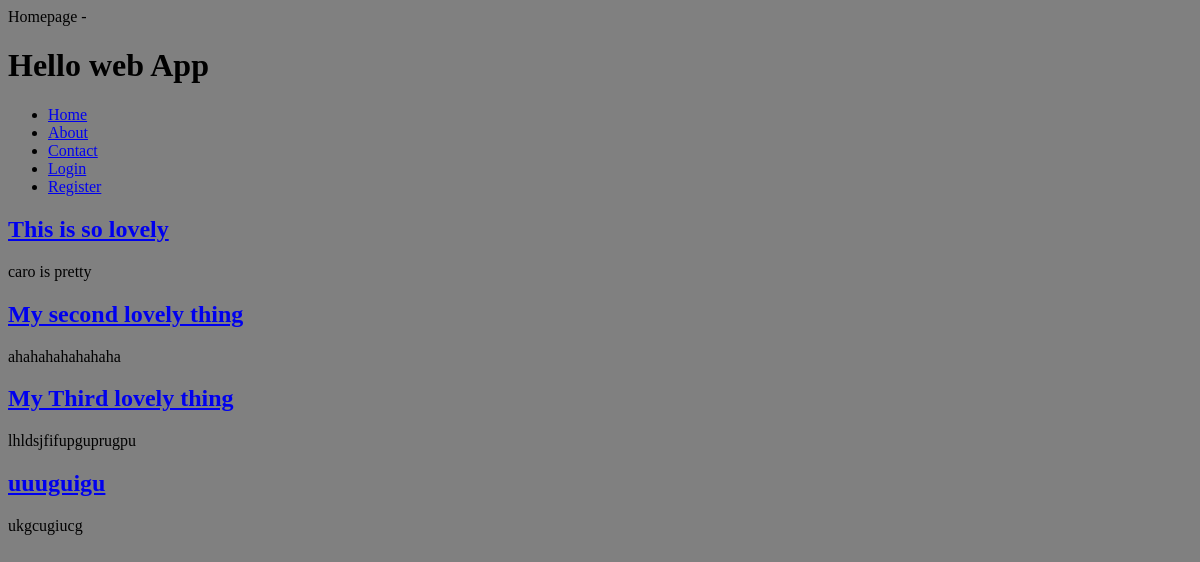
Before: / with the older database file.
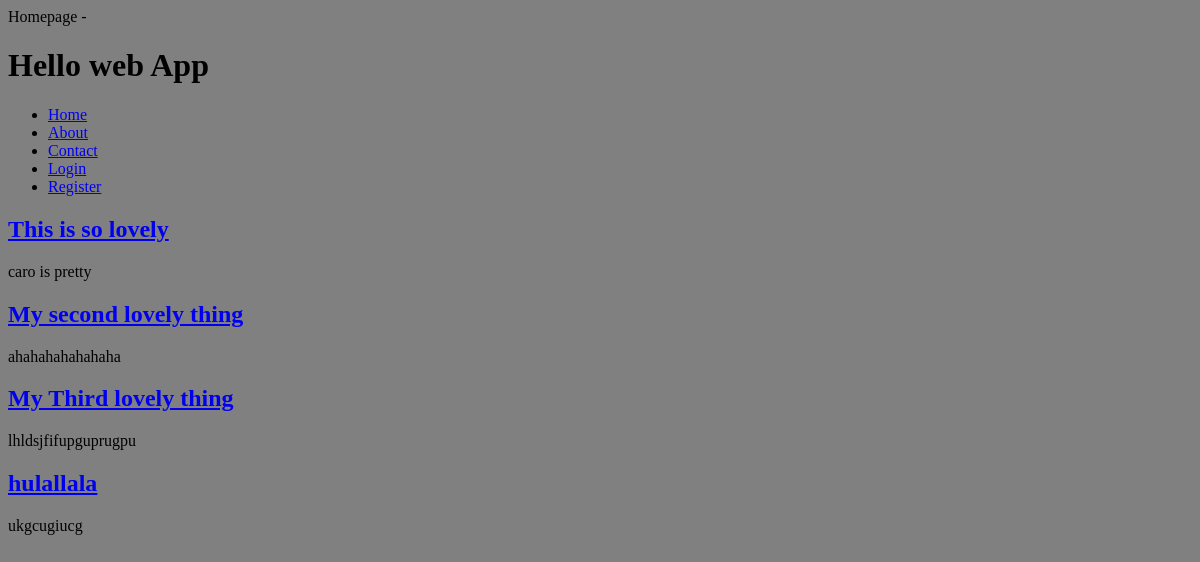
After: the same page with the newer database file.
### collection/models.py (models this page shows)
class Thing(models.Model):
	name =models.CharField(max_length=255)
	description =models.TextField()
	slug=models.SlugField(unique=True)
	user=models.OneToOneField(User, blank=True,null=True)

### collection/views.py (the view)
# urls.py: url(r'^$', collection_views.index, name='home'),
def index(request):
	things = Thing.objects.all()
	return render(request,'index.html', {
		'things':things,
		})

### collection/templates/index.html (shortened to what this page needs)
{% extends 'layouts/base.html'%}
{% load humanize %}
{% block content %}
     {% for thing in things %}
      <h2>
         <a href="{%url 'thing_detail' slug=thing.slug %}">       {{thing.name }}
      </a>
      </h2>
       <p>{{thing.description }}</p>
       {% endfor%}
	{% endblock%}

Changed rows visible on the page:
changed Thing "ukgcugiucg": name "uuuguigu" → "hulallala"
